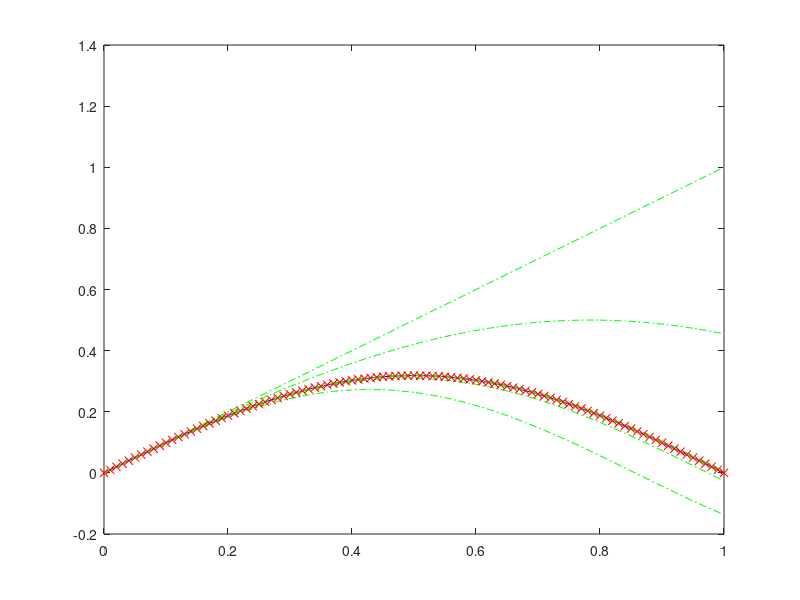

MATLAB code to generate this figure:
close all
clear all
clc

%%

miu =1e-3;
L = 1;
T = 1e3;
n = 1;
omega = n*pi/L*sqrt(T/miu);

h = 0.01;

x = 0:h:L;
N = length(x);
y = zeros(1,N);
dydx = zeros(1,N);

y(1) = 0;
dydx(1) = 1;


d2ydt2 = @(Y) -omega^2*miu*Y/T;


% metodo euler-cromer
for i=1:N-1
    dydx(i+1) = dydx(i) + d2ydt2(y(i))*h;
    y(i+1) = y(i) + dydx(i+1)*h;
end
omega
figure()
plot(x,y,'b')

hold on

%% Método shooting
clear all

miu =1e-3;
L = 1;
T = 1e3;
n = 1;
h = 0.01;
x = 0:h:L;
N = length(x);
y = zeros(1,N);
dydx = zeros(1,N);

y(1) = 0;
dydx(1) = 1;

result = zeros(1,N);
guess = zeros(1,N);
guess(1) = 2000;
tol = 1e-7;     %tolerância

for j=1:N-1
    w = guess(j);
    d2ydt2 = @(Y) -w^2*miu*Y/T;
    
    for i=1:N-1
        dydx(i+1) = dydx(i) + d2ydt2(y(i))*h;
        y(i+1) = y(i) + dydx(i+1)*h;
    end
    result(j) = y(end);
    
    if abs(result(j))<tol
        guess = guess(1:j);
        result = result(1:j);

        break
    end
    
    plot(x,y,'-.g')
    
    if j>1
        m = (result(j)-result(j-1))/(guess(j)-guess(j-1));
        b = result(j)-m*guess(j);
        guess(j+1) = guess(j)-result(j)/m;
    end
end

omega_result = guess(end)
plot(x,y,'xr')

